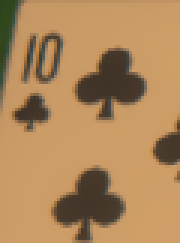
#> input picture templates/cards_new/10_clubs.png, 60 x 81 px (shown 3 times larger)
$ python final_test.py
#> lines starting #> are read from the running program, lines starting #| are printed output that depends on the picture
### detector.py
from __future__ import annotations

from dataclasses import dataclass
from enum import Enum, auto
from pathlib import Path
from typing import Optional

import cv2
import numpy as np
from PIL import Image

from models import Card, Rank, Suit


class LiveUIState(Enum):
    UNKNOWN = auto()
    WAIT_READY = auto()
    WAIT_COLOR_DECISION = auto()
    WAIT_HIGHER_LOWER_DECISION = auto()
    WAIT_INSIDE_OUTSIDE_DECISION = auto()
    WAIT_SUIT_DECISION = auto()
    TRANSITION = auto()


@dataclass(frozen=True, slots=True)
class DetectedCard:
    card: Card
    confidence: float
    source: str = "unknown"


@dataclass(frozen=True, slots=True)
class DetectedButtons:
    ready_visible: bool = False
    red_visible: bool = False
    black_visible: bool = False
    higher_visible: bool = False
    lower_visible: bool = False
    inside_visible: bool = False
    outside_visible: bool = False
    hearts_visible: bool = False
    clubs_visible: bool = False
    diamonds_visible: bool = False
    spades_visible: bool = False
    forfeit_visible: bool = False


@dataclass(frozen=True, slots=True)
class PanelSpec:
    name: str
    template: str
    region: tuple[int, int, int, int]


# ── Button detection ──────────────────────────────────────────────────────────

class ButtonDetector:
    READY_REGION    = (860, 680, 1064, 720)
    READY_TEMPLATE  = "ready.png"
    READY_THRESHOLD = 0.55
    PANEL_THRESHOLD = 0.70

    PANELS = [
        PanelSpec("color",          "color_panel.png",          (780, 730, 1140, 850)),
        PanelSpec("higher_lower",   "higher_lower_panel.png",   (780, 730, 1140, 850)),
        PanelSpec("inside_outside", "inside_outside_panel.png", (780, 730, 1140, 850)),
        PanelSpec("suit",           "suit_panel.png",           (813, 748, 1107, 920)),
    ]

    # [77 lines left out: functions __init__, detect_buttons, _buttons_for_panel, _score, _load, _crop_gray, not called in this run]


# ── State detection ───────────────────────────────────────────────────────────

class StateDetector:
    def __init__(self, button_detector: Optional[ButtonDetector] = None) -> None:
        self.button_detector = button_detector or ButtonDetector()

    def detect_ui_state(self, image) -> LiveUIState:
        return self._from_buttons(self.button_detector.detect_buttons(image))

    # [12 lines left out: function _from_buttons, not called in this run]


# ── Card detection ────────────────────────────────────────────────────────────

class CardDetector:
    CORNER_CROP_W            = 0.42
    CORNER_CROP_H            = 0.42
    CORNER_MATCH_THRESHOLD   = 0.9
    CARD_PRESENCE_EDGE_THRESHOLD = 1200
    CARD_PRESENCE_DARK_RATIO = 0.02

    def __init__(
        self,
        template_dir: str | Path = "templates/cards_new",
        debug: bool = False,
        save_crops: bool = False,
    ) -> None:
        self.template_dir = Path(template_dir)
        self.debug = debug
        self.save_crops = save_crops
        self._crop_counter = 0
        self._templates: list[tuple[Card, np.ndarray]] = []
        self._load_templates()

    # [24 lines left out: function detect_card_at, not called in this run]

    # ── Internal ──────────────────────────────────────────────────────────────

    def _load_templates(self) -> None:
        if not self.template_dir.exists():
            print(f"[WARN] template directory not found: {self.template_dir}")
            return

        for path in sorted(self.template_dir.glob("*.png")):
            card = self._parse_name(path.stem)
            if card is None:
                continue
            img = cv2.imread(str(path), cv2.IMREAD_GRAYSCALE)
            if img is None:
                continue
            self._templates.append((card, img))
            if self.debug:
                print(f"[DEBUG] loaded: {path.name} → {card}")

    def _parse_name(self, stem: str) -> Optional[Card]:
        parts = [p for p in stem.lower().replace("-", "_").split("_") if p]
        if len(parts) < 2:
            return None
        rank = self._parse_rank(parts[0])
        # Try parts[1] first so variant suffixes like _2 or _alt are ignored
        suit = self._parse_suit(parts[1]) or self._parse_suit("_".join(parts[1:]))
        if rank is None or suit is None:
            return None
        return Card(rank=rank, suit=suit)

    def _parse_rank(self, s: str) -> Optional[Rank]:
        return {
            "a": Rank.ACE,   "ace": Rank.ACE,
            "k": Rank.KING,  "king": Rank.KING,
            "q": Rank.QUEEN, "queen": Rank.QUEEN,
            "j": Rank.JACK,  "jack": Rank.JACK,
            "t": Rank.TEN,   "10": Rank.TEN,   "ten": Rank.TEN,
            "9": Rank.NINE,  "8": Rank.EIGHT,  "7": Rank.SEVEN,
            "6": Rank.SIX,   "5": Rank.FIVE,   "4": Rank.FOUR,
            "3": Rank.THREE, "2": Rank.TWO,
        }.get(s)

    def _parse_suit(self, s: str) -> Optional[Suit]:
        return {
            "s": Suit.SPADES,   "spades": Suit.SPADES,   "pik": Suit.SPADES,
            "h": Suit.HEARTS,   "hearts": Suit.HEARTS,   "herz": Suit.HEARTS,
            "c": Suit.CLUBS,    "clubs": Suit.CLUBS,     "kreuz": Suit.CLUBS,
            "d": Suit.DIAMONDS, "diamonds": Suit.DIAMONDS, "karo": Suit.DIAMONDS,
        }.get(s)

    # [36 lines left out: functions _card_present, _match_corner, _best_match, _to_box, not called in this run]

### final_test.py
#!/usr/bin/env python3
# -*- coding: utf-8 -*-
"""Final test - no debug output."""

import sys
from pathlib import Path
from detector import CardDetector
from PIL import Image

# Clear cache
for mod in list(sys.modules.keys()):
    if 'detector' in mod or 'models' in mod:
        del sys.modules[mod]

# Test with debug OFF (default)
print("Testing CardDetector with debug=False (production mode)...")
detector = CardDetector(debug=False)
#> in _load_templates, `img = cv2.imread(str(path), cv2.IMREAD_GRAYSCALE)`:
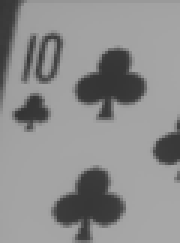
#> img: shape (81, 60) (shown 3 times larger); min 52, max 167, mean 141.2
#> pass 2 of the loop in _load_templates, `for path in sorted(self.template_dir.glob("*.png")):`:
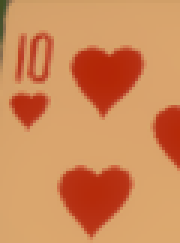
#> input picture templates/cards_new/10_hearts.png, 60 x 81 px (shown 3 times larger)
#> in _load_templates, `img = cv2.imread(str(path), cv2.IMREAD_GRAYSCALE)`:
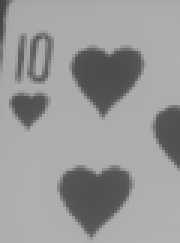
#> img: shape (81, 60) (shown 3 times larger); min 69, max 177, mean 152.9
#> pass 3 of the loop in _load_templates, `for path in sorted(self.template_dir.glob("*.png")):`:
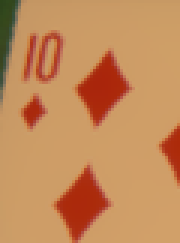
#> input picture templates/cards_new/10_karo.png, 60 x 81 px (shown 3 times larger)
#> in _load_templates, `img = cv2.imread(str(path), cv2.IMREAD_GRAYSCALE)`:
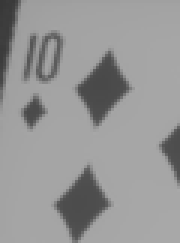
#> img: shape (81, 60) (shown 3 times larger); min 56, max 169, mean 150.2

# Test on each sample
sample_files = [
    ("templates/cards/cardsample_1.jpg", ["A:karo", "J:karo", "5:herz"]),
    ("templates/cards/cardsample_2.jpg", ["8:herz", "2:herz", "2:pik"]),
    ("templates/cards/cardsample_3.jpg", ["Q:kreuz", "2:herz", "6:kreuz"]),
    ("templates/cards/cardsample_4.jpg", ["J:karo", "10:kreuz", "K:karo"]),
    ("templates/cards/cardsample_5.jpg", ["A:pik", "6:pik", "9:karo"]),
]

all_pass = True
for image_file, expected in sample_files:
    image = Image.open(image_file).convert('L')
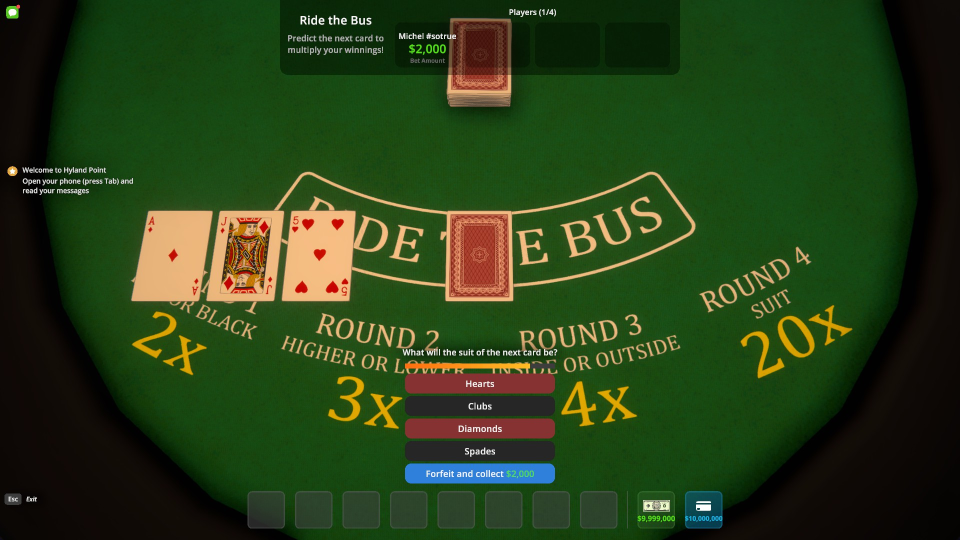
#> input picture templates/cards/cardsample_1.jpg, 1920 x 1080 px (shown at 1/2 size)
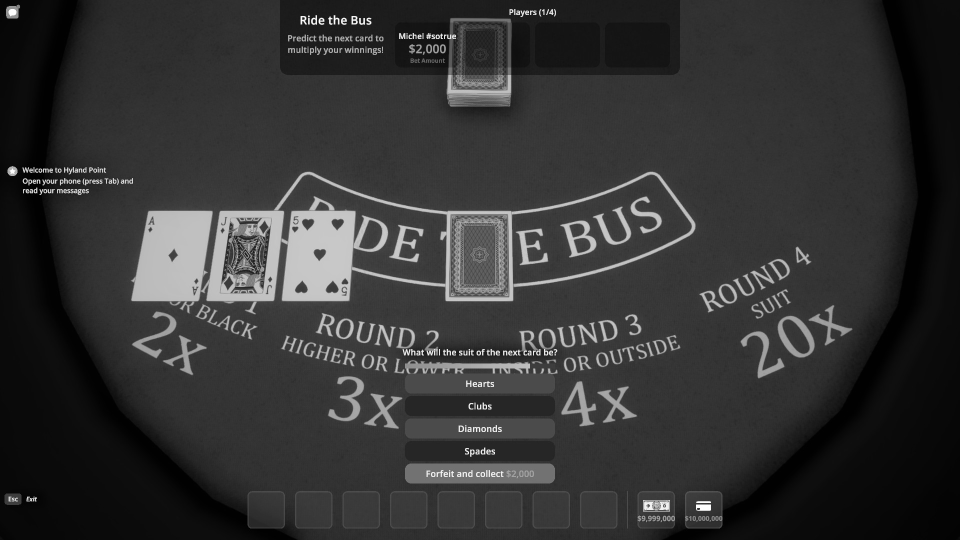
#> image: PIL image 1920x1080 L (shown at 1/2 size); min 0, max 255, mean 51.7
#> (the run stopped early here; a loop or call above may not have finished)
